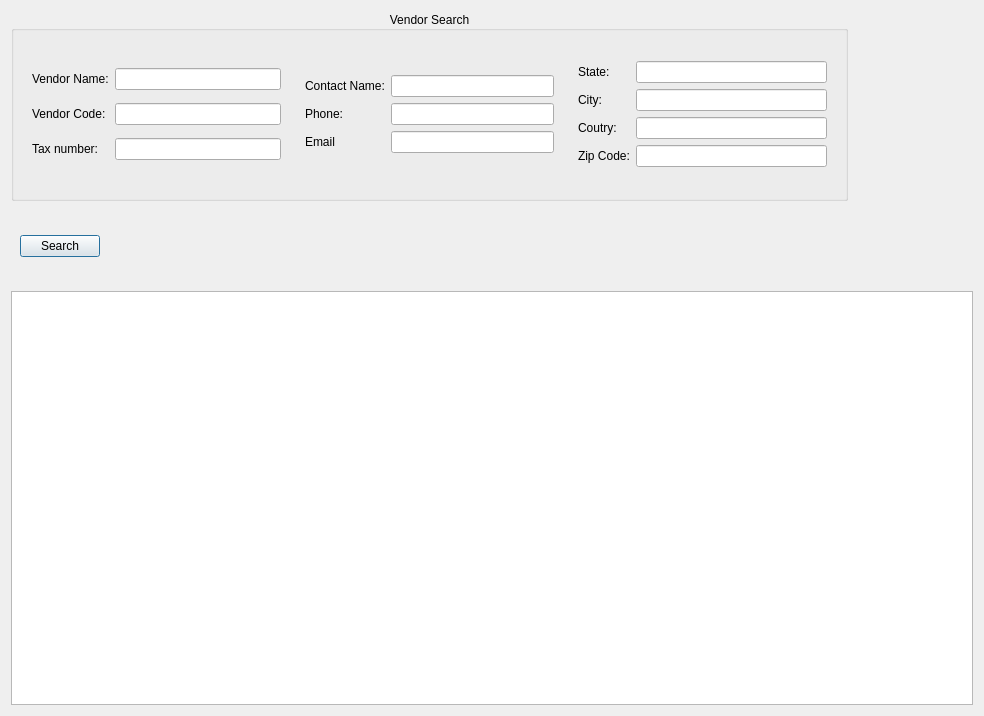
<?xml version="1.0" encoding="UTF-8"?>
<ui version="4.0">
 <class>VendorSearch</class>
 <widget class="QDialog" name="VendorSearch">
  <property name="geometry">
   <rect>
    <x>0</x>
    <y>0</y>
    <width>984</width>
    <height>716</height>
   </rect>
  </property>
  <property name="windowTitle">
   <string>Vendor Search Window</string>
  </property>
  <layout class="QGridLayout" name="gridLayout_2">
   <item row="0" column="2">
    <spacer name="horizontalSpacer_2">
     <property name="orientation">
      <enum>Qt::Horizontal</enum>
     </property>
     <property name="sizeHint" stdset="0">
      <size>
       <width>17</width>
       <height>178</height>
      </size>
     </property>
    </spacer>
   </item>
   <item row="2" column="0" colspan="3">
    <widget class="QTableView" name="tableViewItemSearch">
     <property name="styleSheet">
      <string notr="true"/>
     </property>
     <property name="frameShape">
      <enum>QFrame::StyledPanel</enum>
     </property>
     <property name="sizeAdjustPolicy">
      <enum>QAbstractScrollArea::AdjustToContents</enum>
     </property>
     <property name="editTriggers">
      <set>QAbstractItemView::NoEditTriggers</set>
     </property>
     <property name="alternatingRowColors">
      <bool>true</bool>
     </property>
    </widget>
   </item>
   <item row="1" column="0">
    <widget class="QFrame" name="frame_4">
     <property name="frameShape">
      <enum>QFrame::NoFrame</enum>
     </property>
     <property name="frameShadow">
      <enum>QFrame::Raised</enum>
     </property>
     <layout class="QGridLayout" name="gridLayout_5">
      <item row="0" column="0">
       <widget class="QPushButton" name="pushButton_Search">
        <property name="text">
         <string>Search</string>
        </property>
       </widget>
      </item>
      <item row="0" column="1">
       <widget class="QLabel" name="Records">
        <property name="text">
         <string/>
        </property>
       </widget>
      </item>
     </layout>
    </widget>
   </item>
   <item row="1" column="1">
    <spacer name="horizontalSpacer">
     <property name="orientation">
      <enum>Qt::Horizontal</enum>
     </property>
     <property name="sizeHint" stdset="0">
      <size>
       <width>811</width>
       <height>78</height>
      </size>
     </property>
    </spacer>
   </item>
   <item row="0" column="0" colspan="2">
    <widget class="QGroupBox" name="groupBox">
     <property name="minimumSize">
      <size>
       <width>737</width>
       <height>190</height>
      </size>
     </property>
     <property name="maximumSize">
      <size>
       <width>837</width>
       <height>190</height>
      </size>
     </property>
     <property name="title">
      <string>Vendor Search</string>
     </property>
     <property name="alignment">
      <set>Qt::AlignCenter</set>
     </property>
     <layout class="QGridLayout" name="gridLayout_4">
      <item row="0" column="1">
       <widget class="QFrame" name="frame_5">
        <property name="frameShape">
         <enum>QFrame::NoFrame</enum>
        </property>
        <property name="frameShadow">
         <enum>QFrame::Raised</enum>
        </property>
        <layout class="QGridLayout" name="gridLayout_6">
         <property name="sizeConstraint">
          <enum>QLayout::SetMinAndMaxSize</enum>
         </property>
         <item row="2" column="0">
          <widget class="QLabel" name="label_9">
           <property name="text">
            <string>Email</string>
           </property>
          </widget>
         </item>
         <item row="1" column="0">
          <widget class="QLabel" name="label_11">
           <property name="text">
            <string>Phone:</string>
           </property>
          </widget>
         </item>
         <item row="0" column="1">
          <widget class="QLineEdit" name="lineEdit_ContactName"/>
         </item>
         <item row="1" column="1">
          <widget class="QLineEdit" name="lineEdit_Phone"/>
         </item>
         <item row="0" column="0">
          <widget class="QLabel" name="label_10">
           <property name="text">
            <string>Contact Name:</string>
           </property>
          </widget>
         </item>
         <item row="2" column="1">
          <widget class="QLineEdit" name="lineEdit_Email"/>
         </item>
        </layout>
       </widget>
      </item>
      <item row="0" column="0">
       <widget class="QFrame" name="frame_3">
        <property name="frameShape">
         <enum>QFrame::NoFrame</enum>
        </property>
        <property name="frameShadow">
         <enum>QFrame::Raised</enum>
        </property>
        <layout class="QGridLayout" name="gridLayout">
         <item row="0" column="0">
          <widget class="QLabel" name="label_2">
           <property name="text">
            <string>Vendor Name:</string>
           </property>
          </widget>
         </item>
         <item row="0" column="1">
          <widget class="QLineEdit" name="lineEdit_VendorName"/>
         </item>
         <item row="3" column="0">
          <widget class="QLabel" name="label_3">
           <property name="text">
            <string>Tax number:</string>
           </property>
          </widget>
         </item>
         <item row="3" column="1">
          <widget class="QLineEdit" name="lineEdit_TaxId"/>
         </item>
         <item row="1" column="0">
          <widget class="QLabel" name="label">
           <property name="text">
            <string>Vendor Code:</string>
           </property>
          </widget>
         </item>
         <item row="1" column="1">
          <widget class="QLineEdit" name="lineEdit_VendorCode"/>
         </item>
        </layout>
       </widget>
      </item>
      <item row="0" column="2">
       <widget class="QFrame" name="frame_2">
        <property name="frameShape">
         <enum>QFrame::NoFrame</enum>
        </property>
        <property name="frameShadow">
         <enum>QFrame::Raised</enum>
        </property>
        <layout class="QGridLayout" name="gridLayout_3" rowstretch="0,0,0,0">
         <property name="rightMargin">
          <number>9</number>
         </property>
         <property name="bottomMargin">
          <number>9</number>
         </property>
         <item row="0" column="0">
          <widget class="QLabel" name="label_6">
           <property name="text">
            <string>State:</string>
           </property>
          </widget>
         </item>
         <item row="1" column="0">
          <widget class="QLabel" name="label_7">
           <property name="text">
            <string>City:</string>
           </property>
          </widget>
         </item>
         <item row="2" column="0">
          <widget class="QLabel" name="label_8">
           <property name="text">
            <string>Coutry:</string>
           </property>
          </widget>
         </item>
         <item row="0" column="2">
          <widget class="QLineEdit" name="lineEdit_State"/>
         </item>
         <item row="3" column="0">
          <widget class="QLabel" name="label_5">
           <property name="text">
            <string>Zip Code:</string>
           </property>
          </widget>
         </item>
         <item row="1" column="2">
          <widget class="QLineEdit" name="lineEdit_City"/>
         </item>
         <item row="2" column="2">
          <widget class="QLineEdit" name="lineEdit_Country"/>
         </item>
         <item row="3" column="2">
          <widget class="QLineEdit" name="lineEdit_ZipCode"/>
         </item>
        </layout>
       </widget>
      </item>
     </layout>
    </widget>
   </item>
  </layout>
 </widget>
 <resources/>
 <connections/>
</ui>
